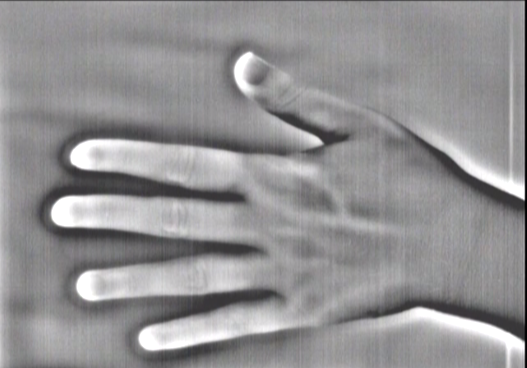
#> input picture images/oz017 LB.bmp, 527 x 368 px; its folder holds only this picture in this run
$ python projectIM2021_q1.py
#> lines starting #> are read from the running program, lines starting #| are printed output that depends on the picture; after the words box and inside, x2 and y2 are one past the last pixel; in counts of white or black regions, pixels touching at a corner belong together
import cv2
import numpy as np
import os
from matplotlib.pyplot import figure
figure(num=None, figsize=(16, 16), dpi=80, facecolor='w', edgecolor='k')
from matplotlib import pyplot as plt

def load_images_from_folder(folder):
#> called with folder = './images'
    images = []
    for filename in os.listdir(folder):
        img = cv2.imread(os.path.join(folder,filename))
#> img is the input picture: shape (368, 527, 3); mean B, G, R 147.4, 145.9, 147
        if img is not None:
            images.append(img)
    return images

def show(images):
    for image in images:
        plt.subplot(), plt.imshow(image, cmap="gray"), plt.title('')
        plt.xticks([]), plt.yticks([])
        plt.show()


def detectFingeris(images):
    for image in images:
        gray = cv2.cvtColor(image, cv2.COLOR_BGR2GRAY)

        edges = cv2.Canny(gray, 160, 250)
        circles = cv2.HoughCircles(edges, cv2.HOUGH_GRADIENT, 2, 25, param1=150, param2=36, minRadius=8, maxRadius=23);

        circles = np.uint16(np.around(circles));
        count = 0
        for i in circles[0]:
            if i[0] < 400 and i[1]<400:
                cv2.circle(image, (i[0], i[1]), 1, (255,0,0), 4)


if  __name__ == "__main__":
    images = load_images_from_folder('./images')
#> images = 1 item
    detectFingeris(images)
#> the loop in detectFingeris, `for image in images:` made 1 pass
#> count on pass 1: 0
#> pass 1, in detectFingeris, `edges = cv2.Canny(gray, 160, 250)`:
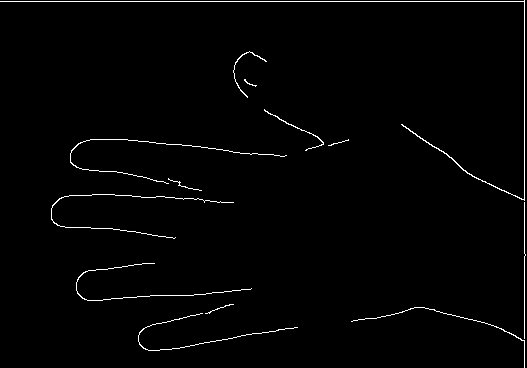
#> edges: shape (368, 527); 1.4% white in thin lines or dots
    show(images)
#> the loop in show, `for image in images:` made 1 pass
#> pass 1, in show, `plt.show()`:
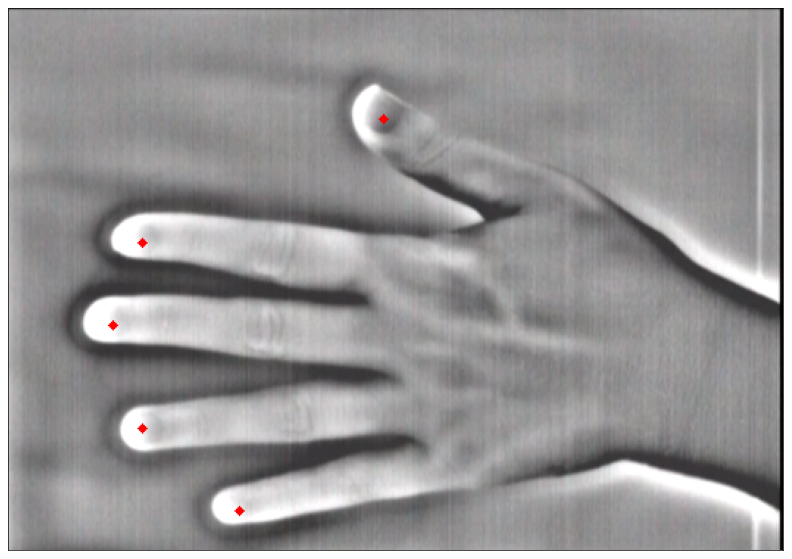
#> figure drawn by matplotlib, 1 panel; B, G, R data is drawn as R, G, B

$ run again, on images/oz018 LB.bmp
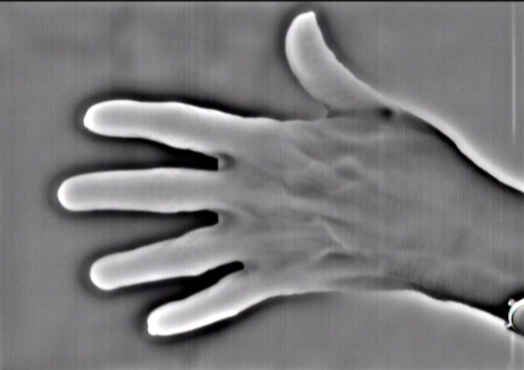
#> input picture images/oz018 LB.bmp, 524 x 370 px
#> in load_images_from_folder, img is the input picture: shape (370, 524, 3); mean B, G, R 122.8, 121.1, 122.5
#> images = 1 item
#> the loop in detectFingeris, `for image in images:` made 1 pass
#> count on pass 1: 0
#> pass 1, in detectFingeris, `edges = cv2.Canny(gray, 160, 250)`:
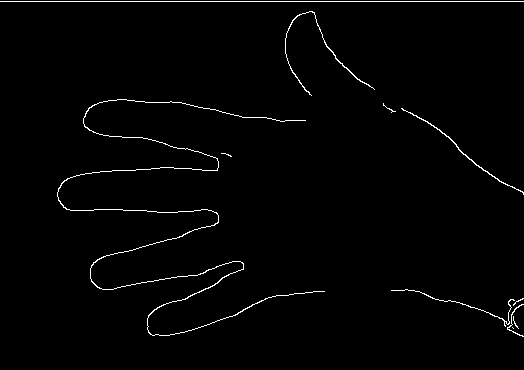
#> edges: shape (370, 524); 1.4% white in thin lines or dots
#> the loop in show, `for image in images:` made 1 pass
#> pass 1, in show, `plt.show()`:
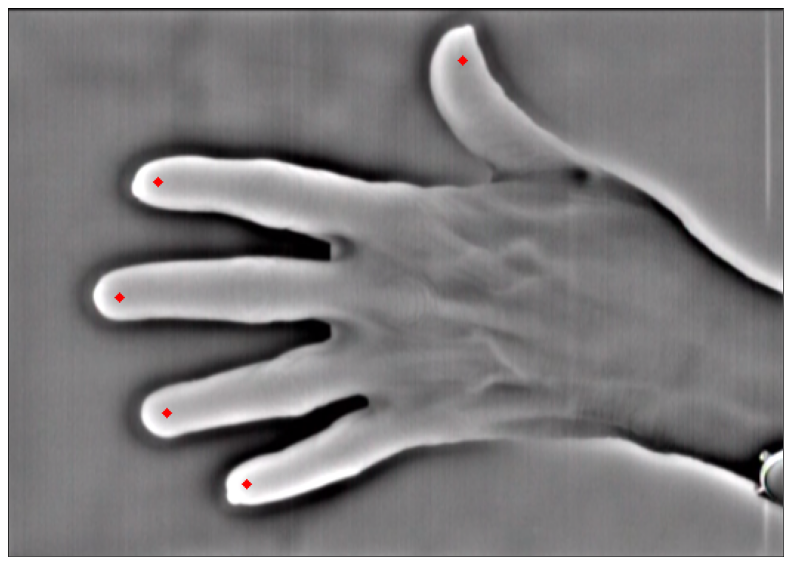
#> figure drawn by matplotlib, 1 panel; B, G, R data is drawn as R, G, B

$ run again, on images/oz019 LB.bmp
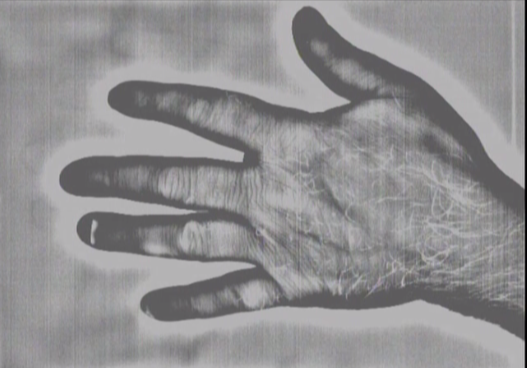
#> input picture images/oz019 LB.bmp, 527 x 368 px
#> in load_images_from_folder, img is the input picture: shape (368, 527, 3); mean B, G, R 145.2, 143.7, 144.8
#> images = 1 item
#> the loop in detectFingeris, `for image in images:` made 1 pass
#> count on pass 1: 0
#> pass 1, in detectFingeris, `edges = cv2.Canny(gray, 160, 250)`:
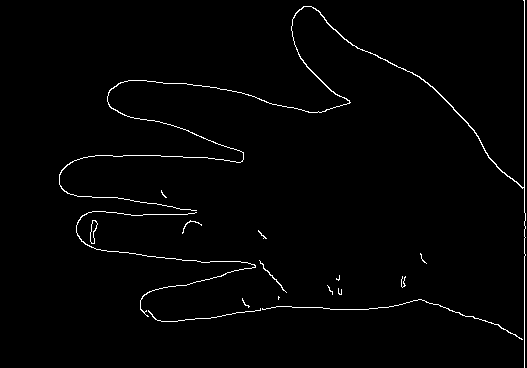
#> edges: shape (368, 527); 1.5% white in thin lines or dots, all inside (x1, y1, x2, y2) = (59, 0, 526, 368)
#> the loop in show, `for image in images:` made 1 pass
#> pass 1, in show, `plt.show()`:
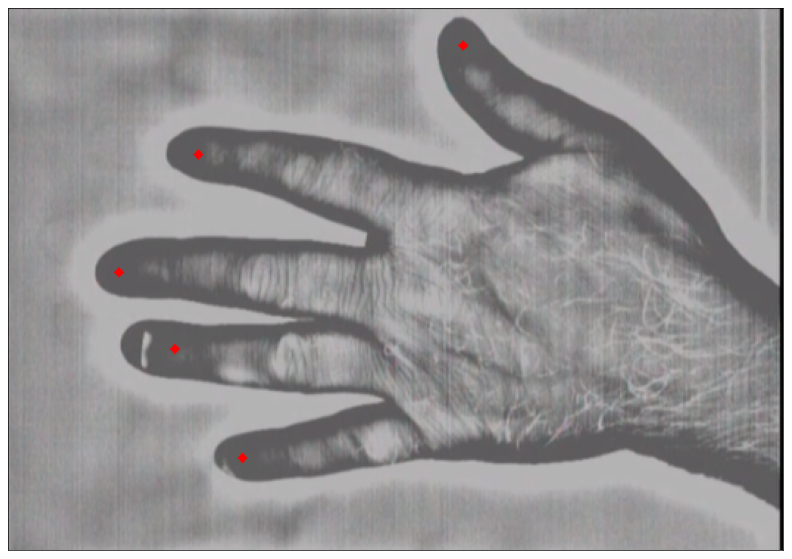
#> figure drawn by matplotlib, 1 panel; B, G, R data is drawn as R, G, B

$ run again, on images/oz021 LB.bmp
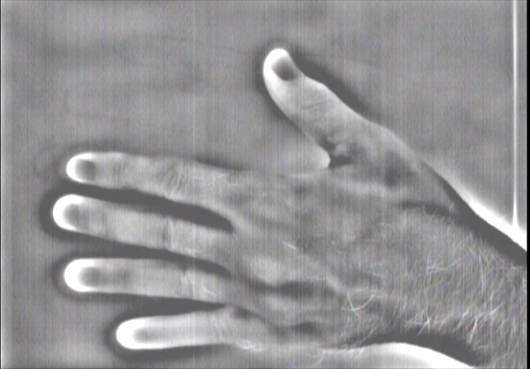
#> input picture images/oz021 LB.bmp, 530 x 369 px
#> in load_images_from_folder, img is the input picture: shape (369, 530, 3); mean B, G, R 147.9, 146.5, 147.4
#> images = 1 item
#> the loop in detectFingeris, `for image in images:` made 1 pass
#> count on pass 1: 0
#> pass 1, in detectFingeris, `edges = cv2.Canny(gray, 160, 250)`:
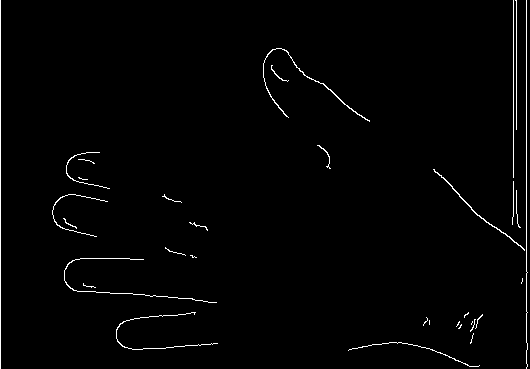
#> edges: shape (369, 530); 1.4% white in thin lines or dots
#> the loop in show, `for image in images:` made 1 pass
#> pass 1, in show, `plt.show()`:
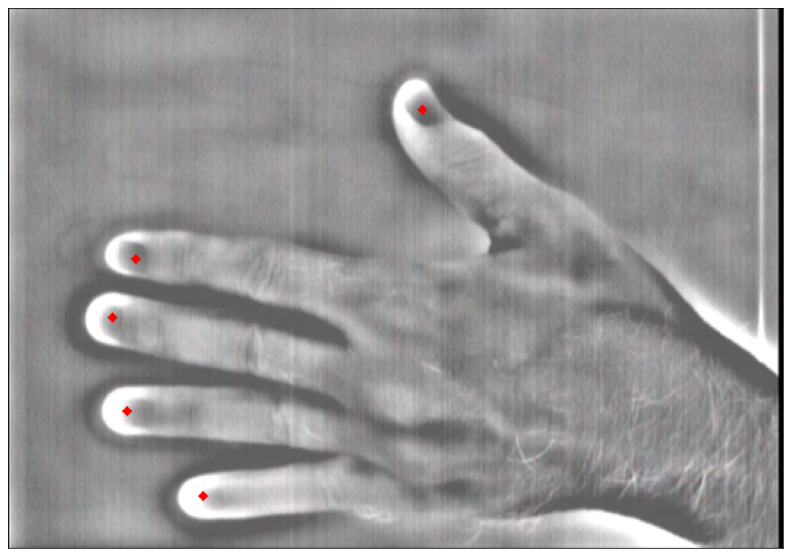
#> figure drawn by matplotlib, 1 panel; B, G, R data is drawn as R, G, B
